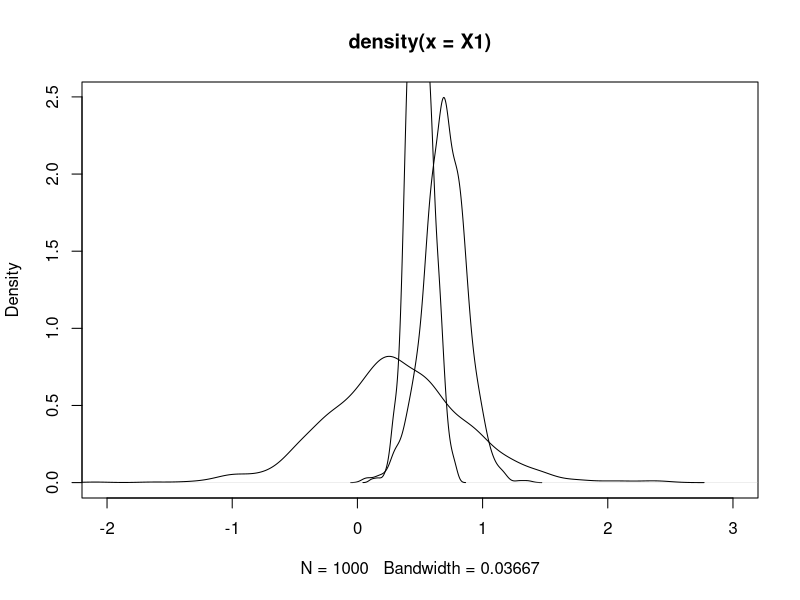
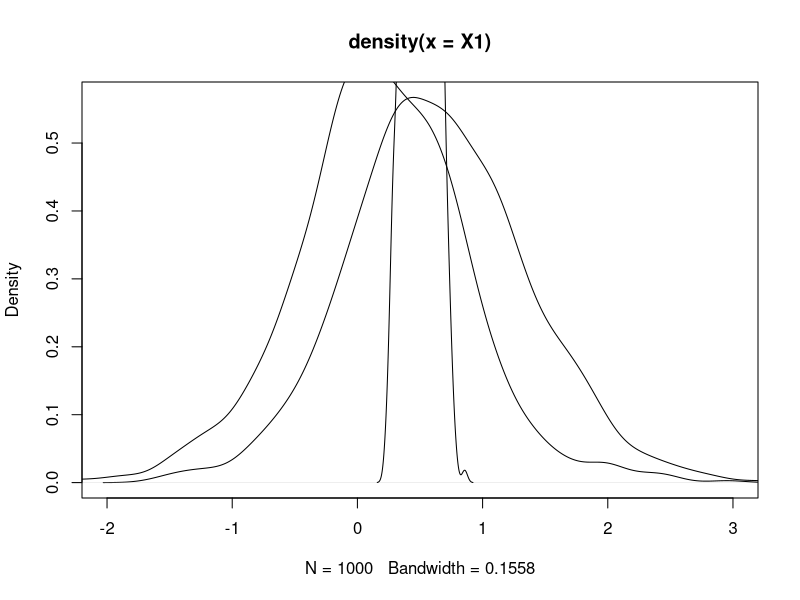
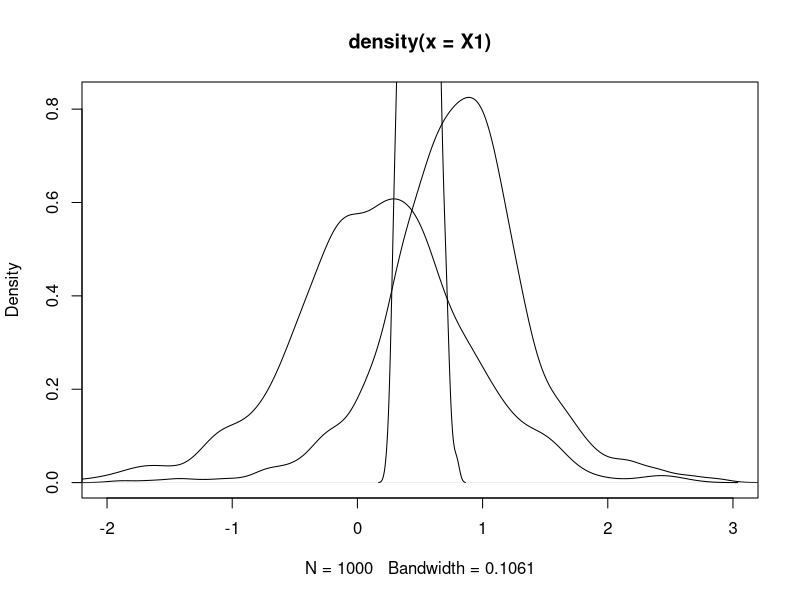

These figures' R source, in order:
n.i <- 1000

x1.u <- 0.7; x1.s <- 0.1
x2.u <- 0.3; x2.s <- 0.3 
v.sd <- 0.1

X1 <- x1.u + x1.s*rlogis(n.i)
X2 <- x2.u + x2.s*rlogis(n.i)

# X <- ifelse(T.fail <= 2, X1, X2)

v.i <- rnorm(n.i, mean = 0.5, sd = v.sd)

plot(density(X1), xlim = c(-2,3))
lines(density(X2))
lines(density(v.i))


x1.u <- 0.6; x1.s <- 0.4
x2.u <- 0.2; x2.s <- 0.4
v.sd <- 0.1

X1 <- x1.u + x1.s*rlogis(n.i)
X2 <- x2.u + x2.s*rlogis(n.i)

v.i <- rnorm(n.i, mean = 0.5, sd = v.sd)

plot(density(X1), xlim = c(-2,3))
lines(density(X2))
lines(density(v.i))


x1.u <- 0.8; x1.s <- 0.3
x2.u <- 0.2; x2.s <- 0.4
v.sd <- 0.1

X1 <- x1.u + x1.s*rlogis(n.i)
X2 <- x2.u + x2.s*rlogis(n.i)

v.i <- rnorm(n.i, mean = 0.5, sd = v.sd)

plot(density(X1), xlim = c(-2,3))
lines(density(X2))
lines(density(v.i))

